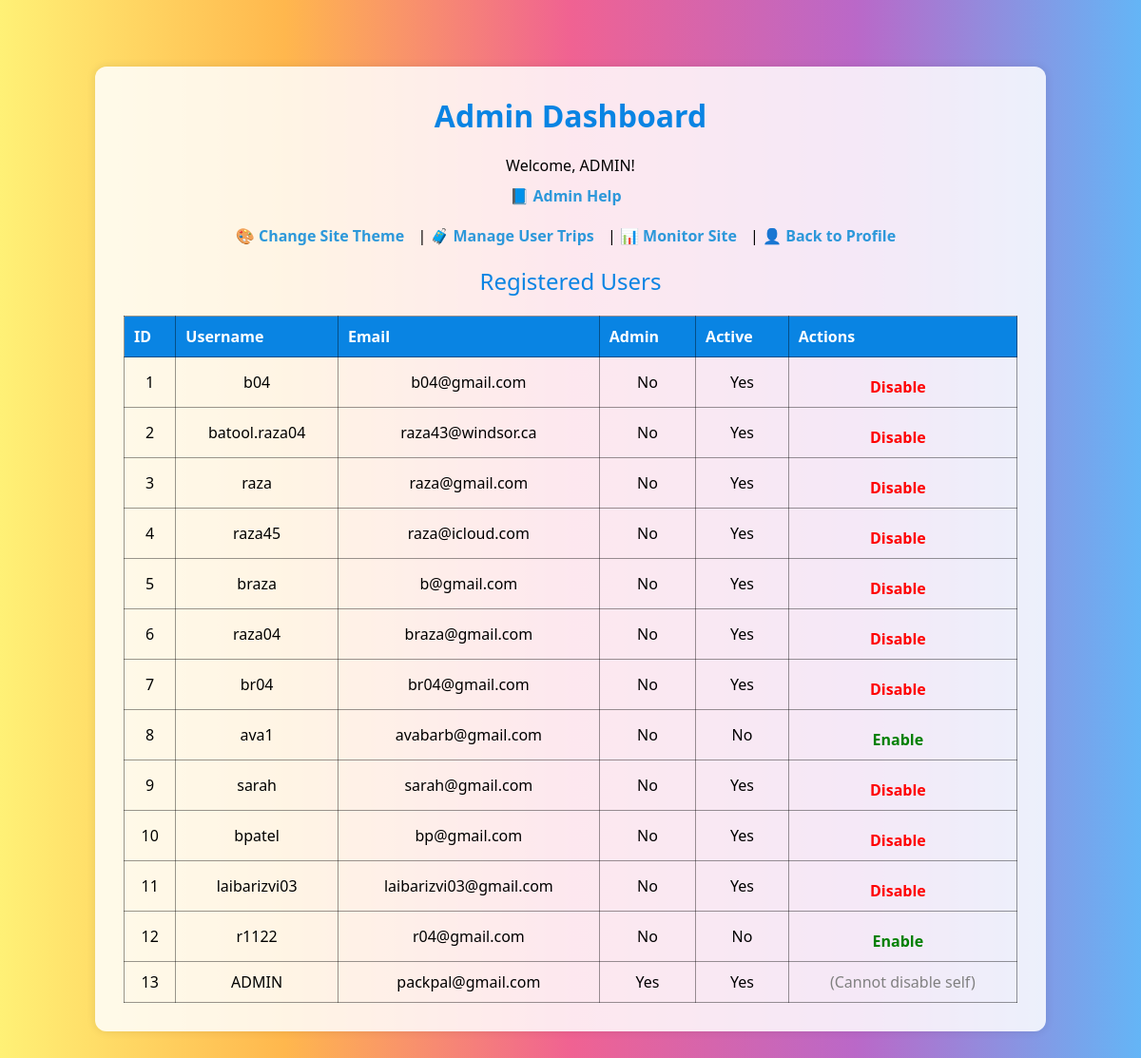
/admin.php (signed in), run on the app's committed database.
### tables this page shows
CREATE TABLE `users` (
  `id` int(15) UNSIGNED NOT NULL,
  `username` varchar(50) NOT NULL,
  `email` varchar(100) NOT NULL,
  `password` varchar(200) NOT NULL,
  `is_admin` tinyint(5) UNSIGNED NOT NULL DEFAULT 0,
  `created_at` timestamp NOT NULL DEFAULT current_timestamp(),
  `is_active` tinyint(1) NOT NULL DEFAULT 1
);

### admin.php (the view, shortened to what this page needs)
<?php
include 'includes/db.php';
$result = $conn->query("SELECT id, username, email, is_admin, is_active FROM users");
?>
<!DOCTYPE html>
<html lang="en">
<head>
  <link rel="stylesheet" href="assets/css/style.css">
</head>
<body>
  <div class="container">
    <h1>Admin Dashboard</h1>
    <p>Welcome, <?= htmlspecialchars($_SESSION['username']) ?>!</p>
    <div class="nav-links" style="text-align: center; margin-bottom: 10px;">
      <a href="admin_help.php"> 📘 Admin Help</a>
    </div>
    <div class="nav-links" style="text-align: center;">
      <a href="admin_theme.php">🎨 Change Site Theme</a> |
      <a href="admin_trips.php">🧳 Manage User Trips</a> |
      <a href="admin_monitor.php">📊 Monitor Site</a> |
      <a href="profile.php">👤 Back to Profile</a>
    </div>
    <h2>Registered Users</h2>
    <div class="table-responsive">
      <table>
        <tr>
          <th>ID</th>
          <th>Username</th>
          <th>Email</th>
          <th>Admin</th>
          <th>Active</th>
          <th>Actions</th>
        </tr>
        <?php while ($row = $result->fetch_assoc()): ?>
          <tr>
            <td><?= $row['id'] ?></td>
            <td><?= htmlspecialchars($row['username']) ?></td>
            <td><?= htmlspecialchars($row['email']) ?></td>
            <td><?= $row['is_admin'] ? 'Yes' : 'No' ?></td>
            <td><?= $row['is_active'] ? 'Yes' : 'No' ?></td>
            <td>
              <?php if ($row['id'] == $_SESSION['user_id']): ?>
                <span style="color: gray;">(Cannot disable self)</span>
              <?php else: ?>
                <?php if ($row['is_active']): ?>
                  <a class="disable" href="admin_toggle.php?id=<?= $row['id'] ?>" onclick="return confirm('Disable this user account?');">Disable</a>
                <?php else: ?>
                  <a class="enable" href="admin_toggle.php?id=<?= $row['id'] ?>" onclick="return confirm('Enable this user account?');">Enable</a>
                <?php endif; ?>
              <?php endif; ?>
            </td>
          </tr>
        <?php endwhile; ?>
      </table>
    </div>
  </div>
</body>
</html>

### assets/css/style.css (style rules this page uses)
* { margin: 0; padding: 0; box-sizing: border-box; }
body { font-family: 'Segoe UI', sans-serif; background: linear-gradient(to bottom right, #d4f1f9, #fceabb, #ffdde1); background-attachment: fixed; color: #34495e; padding: 30px; min-height: 100vh; }
.container { max-width: 700px; margin: auto; background: #ffffff; border-radius: 15px; padding: 30px; box-shadow: 0 8px 20px rgba(0, 0, 0, 0.1); text-align: center; }
h1 { color: #2d98da; margin-bottom: 20px; }
h2 { margin-bottom: 10px; font-weight: normal; color: #666; }
a { display: inline-block; margin-top: 10px; color: #2d98da; text-decoration: none; }

### data on the page
users: id "1", username "b04", email "b04@gmail.com", is_admin "No", is_active "Yes"
users: id "2", username "batool.raza04", email "raza43@windsor.ca", is_admin "No", is_active "Yes"
users: id "3", username "raza", email "raza@gmail.com", is_admin "No", is_active "Yes"
users: id "4", username "raza45", email "raza@icloud.com", is_admin "No", is_active "Yes"
users: id "5", username "braza", email "b@gmail.com", is_admin "No", is_active "Yes"
users: id "6", username "raza04", email "braza@gmail.com", is_admin "No", is_active "Yes"
users: id "7", username "br04", email "br04@gmail.com", is_admin "No", is_active "Yes"
users: id "8", username "ava1", email "avabarb@gmail.com", is_admin "No", is_active "No"
users: id "9", username "sarah", email "sarah@gmail.com", is_admin "No", is_active "Yes"
users: id "10", username "bpatel", email "bp@gmail.com", is_admin "No", is_active "Yes"
users: id "11", username "laibarizvi03", email "laibarizvi03@gmail.com", is_admin "No", is_active "Yes"
users: id "12", username "r1122", email "r04@gmail.com", is_admin "No", is_active "No"
users: id "13", username "ADMIN", email "packpal@gmail.com", is_admin "Yes", is_active "Yes", shows "(Cannot disable self)"

### other printed values
$_SESSION['username'] "ADMIN"
